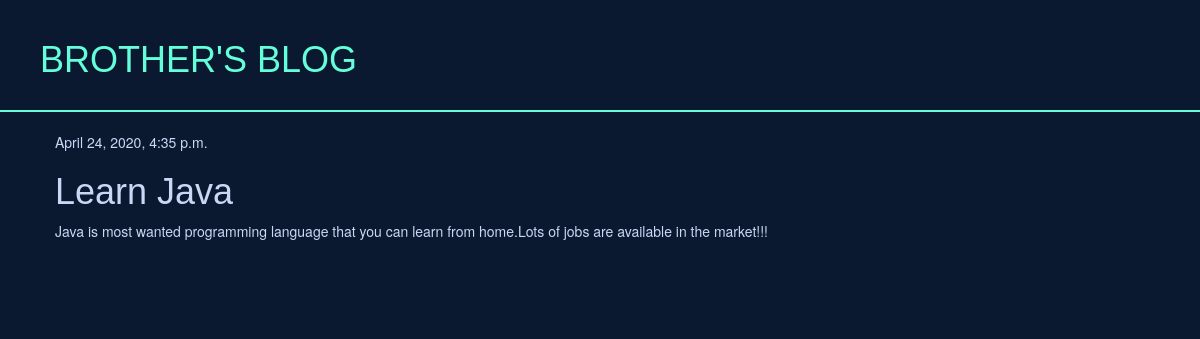
Screenshot of /post/3/ with the database file from the repository.
### blog/models.py (models this page shows, shortened)
class Post(models.Model):
    author=models.ForeignKey('auth.User',on_delete=models.CASCADE)
    title=models.CharField(max_length=200)
    text=models.TextField()
    created_date=models.DateField(default=timezone.now)
    published_date=models.DateTimeField(blank=True,null=True)

### blog/views.py (the view)
# urls.py: path('post/<int:pk>/',views.post_detail,name='post_detail')
def post_detail(request,pk):
    post=get_object_or_404(Post,pk=pk)
    stuff_for_frontend={'post':post}
    return render(request,'blog/post_detail.html',stuff_for_frontend)

### blog/templates/blog/post_detail.html
{% extends 'blog/base.html' %}
{% block content %}
         <div class="post">
            {% if post.published_date %}
            <div class="date">
              {{ post.published_date }}
            </div>
            {% endif %}
            <h1>{{ post.title }}</h1>
            <p>{{ post.text|linebreaksbr }}</p>
         </div>
   {% endblock %}

### blog/static/css/blog.css (style rules this page uses)
body { background-color: #0A192F; }
h1,h2,h3,h4 { font-family: 'Inconsolate',sans-serif; color: #CCD6F6; }
.date { color:#CCD6F6; }
.post { margin-bottom: 70px; }
p { color: #CCD6F6; }

### rows the page displays
Post: published_date "April 24, 2020, 4:35 p.m.", title "Learn Java", text "Java is most wanted programming language that you can learn from home.Lots of jobs are available in the market!!!"
